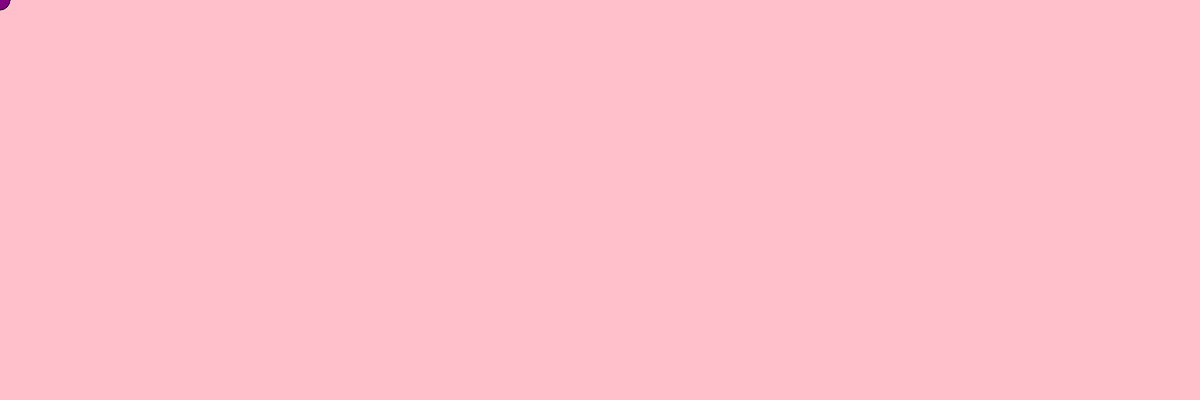
Frame 1 (no input)
Frame 60 (no input): identical to frame 1, image omitted
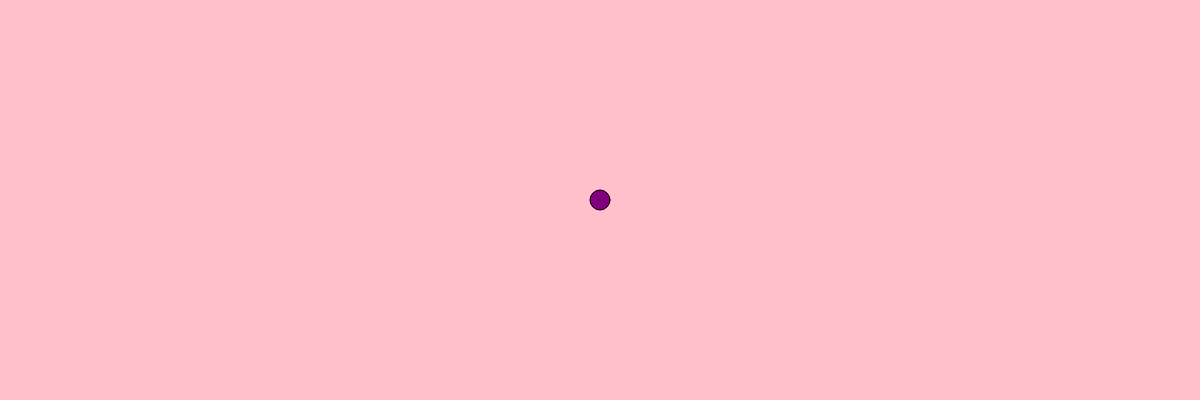
Frame 120 (the mouse pressed at the canvas centre since frame 60)

The p5.js sketch that drew these frames (run headless with seeded random() and noise() and a simulated clock; from frame 60 on, the mouse is pressed at the canvas centre):

// p5.js sketch
// ── sketch.js

var r = 0;
var g = 50;
var b=255;
var ball;

// INITIALIZE ALL YOUR VARIABLES
// Ideally you would create 3 variables. red blue green or r, g, b


function setup(){
 
  createCanvas(1200,400);
  

}


function draw(){
      background("pink");
      fill("purple");
      ellipse(mouseX,mouseY,20,20);
    

}

function mouseMoved(){
  r = random(0,255);
  g = random(0,255);
  b = random(0,255);

  background(r,g,b);


}
